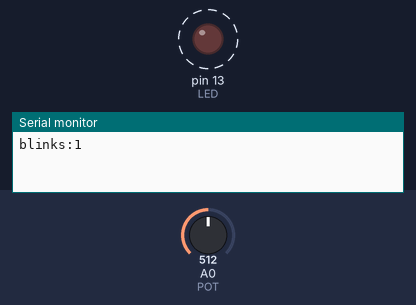
This sketch was run on a simulated Arduino Uno, built with avr-gcc and run on an emulated ATmega328P. Shown: output pins drawn as LEDs (lit = HIGH), the last lines printed to the serial monitor. Dashed ring = blinking. The inputs (shaded band) are chosen by the test bench; at power-on: A0 (POT) = 512.

Above: at 1.8 s.
1.9 s: A0 (POT) set to 306
At 2.2 s:
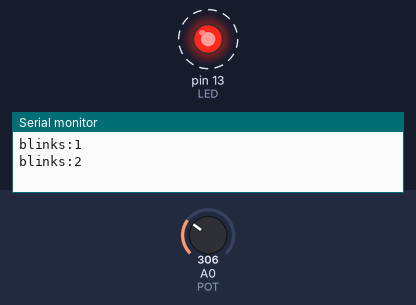
5.4 s: A0 (POT) set to 122
At 5.56 s:
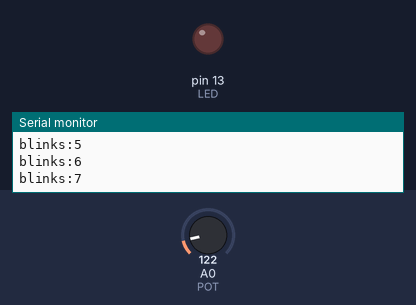
Timing chart, 0 to 14.9 s (numbered marks = the images above; inputs shaded):
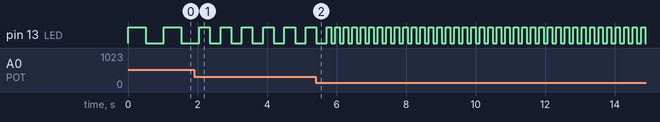

The sketch:

sketch.ino
```cpp
#define LED 13 //LED in pin 13
#define POT A0 // Potentiometer on pin A0
void setup() {
  // put your setup code here, to run once:
  pinMode(LED, OUTPUT);
  pinMode(POT, INPUT);

  Serial.begin(9600); // set up Serial monitor

}
int i = 0;
void loop() {
  // put your main code here, to run repeatedly:

  int potStatus = analogRead(POT);

  digitalWrite(LED, HIGH);
  delay(potStatus);
  digitalWrite(LED, LOW);
  delay(potStatus );

 i++;
  Serial.print("blinks:");
  Serial.println(i);
}
//https://wokwi.com/projects/346525179597292116
```

Measured:
- after the input at 1.9 s, pin 13 (LED): alternates HIGH for 0.31 s and LOW for 0.31 s, starting after 0.45 s
- by itself, pin 13 (LED): alternates HIGH for 0.51 s and LOW for 0.51 s
